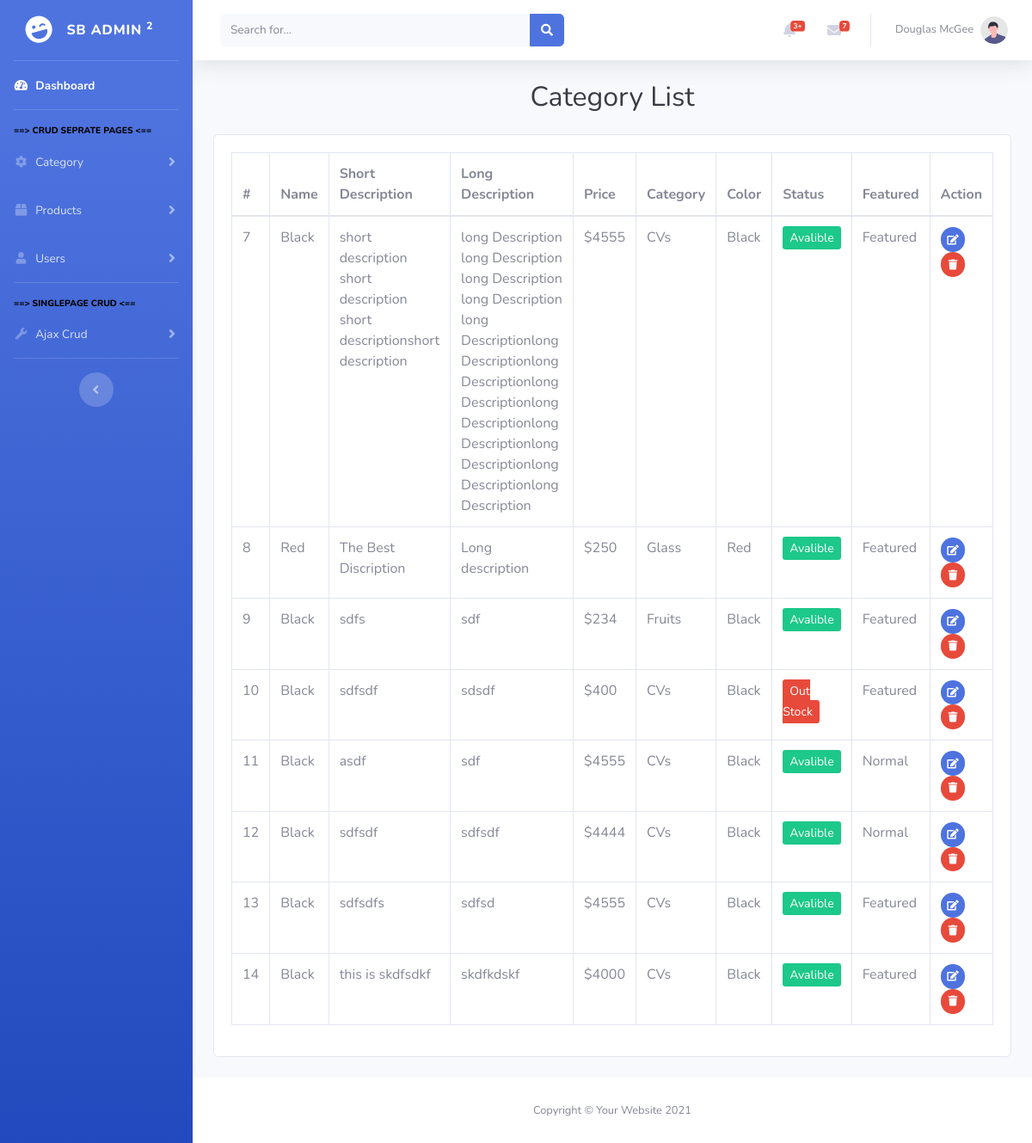
The app's page /Product.php with its own data.
### tables this page shows
CREATE TABLE `product` (
  `pId` int(11) NOT NULL,
  `Name` varchar(25) DEFAULT NULL,
  `shortDesc` varchar(100) DEFAULT NULL,
  `longDesc` varchar(1000) DEFAULT NULL,
  `imgUrl` varchar(250) DEFAULT NULL,
  `Price` int(11) DEFAULT NULL,
  `catId` int(11) DEFAULT NULL,
  `colorId` int(11) DEFAULT NULL,
  `Status` bit(1) DEFAULT NULL,
  `featuredProduct` bit(1) DEFAULT NULL
);

CREATE TABLE `color` (
  `colorId` int(11) NOT NULL,
  `Name` varchar(25) DEFAULT NULL
);

CREATE TABLE `category` (
  `catId` int(11) NOT NULL,
  `Name` varchar(25) DEFAULT NULL,
  `description` varchar(25) DEFAULT NULL,
  `imgUrl` varchar(500) DEFAULT NULL
);

### Product.php (the view, shortened to what this page needs)
<?php
    include "sidebar.php";
?>
    <div class="text-center">
        <h1 class="h2 text-gray-900 mb-4">Category List</h1>
    </div>
    <div class="card sh adow mb-4">
        <div class="card-body">
            <div class="table-responsive">
                <table class="table table-bordered" id="dataTable" width="100%" cellspacing="0">
                    <thead>
                        <tr>
                            <th>#</th>
                            <th>Name</th>
                            <th>Short Description</th>
                            <th>Long Description</th>
                            <th>Price</th>
                            <th>Category</th>
                            <th>Color</th>
                            <th>Status</th>
                            <th>Featured</th>
                            <th>Action</th>
                        </tr>
                    </thead>
                    <tbody style="">
                        <?php
                        $query = "
                        select *,category.Name catName ,color.Name colName from product INNER JOIN category on product.catId = category.catId inner join color on product.colorid = color.colorid";
                        $result = mysqli_query($con, $query);
                        while ($row = mysqli_fetch_assoc($result)) {
                        ?>
                            <tr>
                                <td><?php echo $row['pId']?></td>
                                <td><?php echo $row['Name']?></td>
                                <td style="width: 10%;"><?php echo $row['shortDesc']?> </td>
                                <td  style="width: 20%;"><?php echo $row['longDesc']?> </td>
                                <td >$<?php echo $row['Price']?> </td>
                                <td ><?php echo $row['catName']?> </td>
                                <td ><?php echo $row['colName']?> </td>
                                <td ><?php
                                    if($row['Status'] == 0){
                                        echo "<span class='btn-sm btn-danger'>Out Stock</span>";
                                    }
                                    else{
                                        echo "<span class='btn-sm btn-success'>Avalible</span>";
                                    }
                                    ?> </td>
                                <td ><?php echo $row['featuredProduct']==1?"Featured":"Normal"?> </td>
                                <td>
                                    <a href="ProductAddUpdate.php?id=<?php echo $row['pId']; ?>" class="btn-sm btn-primary btn-circle">
                                        <i class="fas fa-edit"></i>
                                    </a>
                                    <a class="btn-sm btn-danger btn-circle" onclick="onDeletedRecord(<?php echo $row['pId'];?>)">
                                        <i class="fas fa-trash"></i>
                                    </a>
                                </td>
                            </tr>
                        <?php
                        }
                        ?>
                    </tbody>
                </table>
            </div>
        </div>
    </div>
<?php include "footer.php";?>

### records on screen
product: pId "7", colorId.Name "Black", shortDesc "short description short description short descriptionshort description", longDesc "long Description long Description long Description long Description long Descriptionlong Descriptionlong Descriptionlong Descriptionlong Descriptionlong Descriptionlong Descriptionlong Descriptionlong Description", Price "4555", catId.Name "CVs", Status "Avalible", featuredProduct "Featured"
product: pId "8", colorId.Name "Red", shortDesc "The Best Discription", longDesc "Long description", Price "250", catId.Name "Glass", Status "Avalible", featuredProduct "Featured"
product: pId "9", colorId.Name "Black", shortDesc "sdfs", longDesc "sdf", Price "234", catId.Name "Fruits", Status "Avalible", featuredProduct "Featured"
product: pId "10", colorId.Name "Black", shortDesc "sdfsdf", longDesc "sdsdf", Price "400", catId.Name "CVs", Status "Out Stock", featuredProduct "Featured"
product: pId "11", colorId.Name "Black", shortDesc "asdf", longDesc "sdf", Price "4555", catId.Name "CVs", Status "Avalible", featuredProduct "Normal"
product: pId "12", colorId.Name "Black", shortDesc "sdfsdf", longDesc "sdfsdf", Price "4444", catId.Name "CVs", Status "Avalible", featuredProduct "Normal"
product: pId "13", colorId.Name "Black", shortDesc "sdfsdfs", longDesc "sdfsd", Price "4555", catId.Name "CVs", Status "Avalible", featuredProduct "Featured"
product: pId "14", colorId.Name "Black", shortDesc "this is skdfsdkf", longDesc "skdfkdskf", Price "4000", catId.Name "CVs", Status "Avalible", featuredProduct "Featured"
